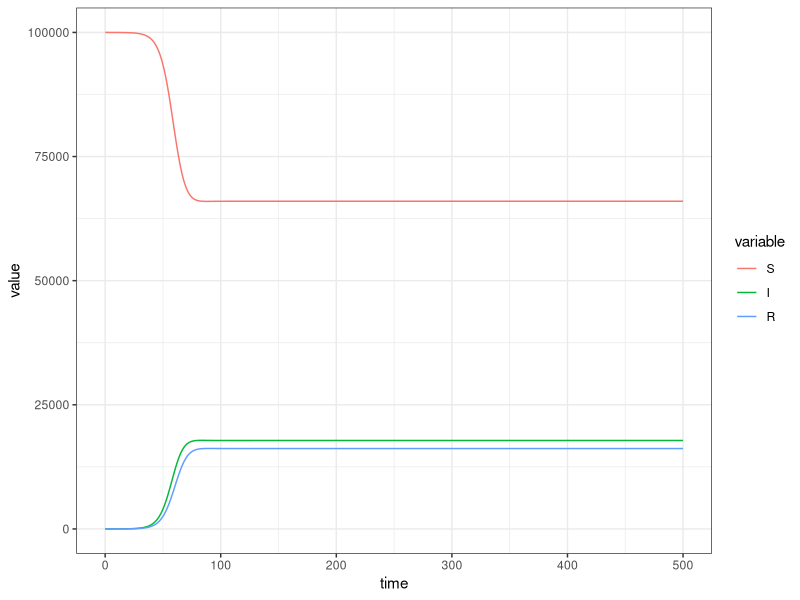
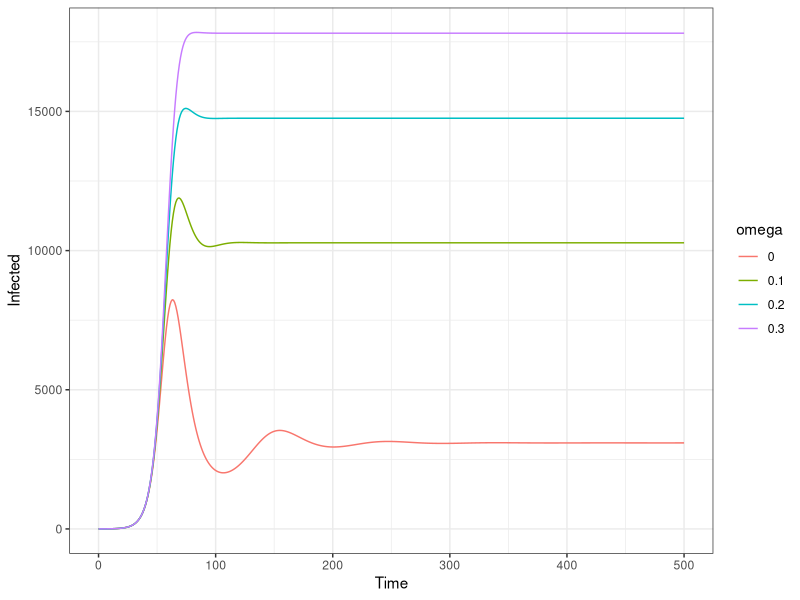
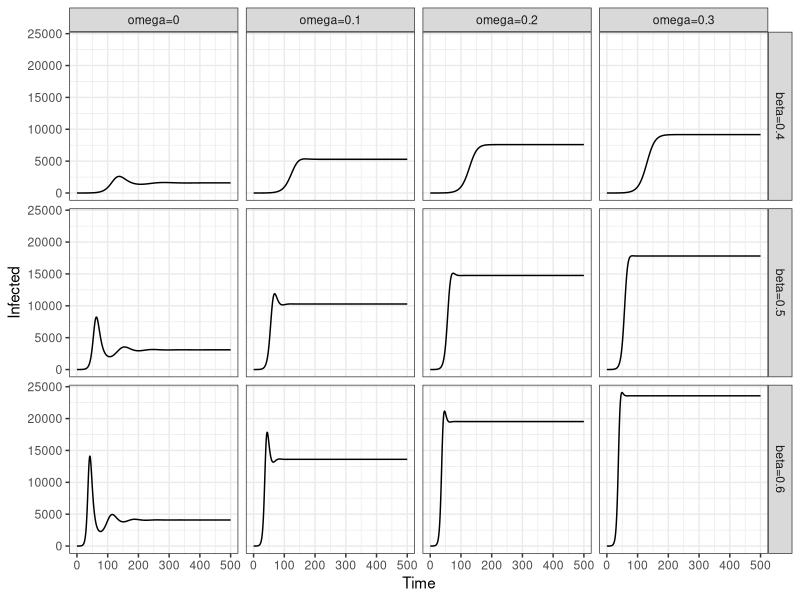

Recreate these plots in R, in order.
###############################################################################################

#SIRS model with demography (open population) - waning immunity + births and deaths

###############################################################################################
library(deSolve)
library(ggplot2)
library(reshape2)

## SIRS model (a model with waning immunity), with births and deaths ##
# Backward flow from R to S indicates those who lost infection-induced immunity over time.

#1. Define model function
OpenSIRS<-function(t, state, params) {
  with(as.list(c(state, params)),{
    N = S + I + R

    #SIR w/ demography equations from lecture
    dS <- -beta*S*I/N + birth*N - death*S + omega*R
    dI <- beta*S*I/N - death*I - gamma*I
    dR <- gamma*I - death*R - omega*R

    # return the rates of change as a list
    list(c(dS, dI, dR))
  })
}

#2. Define parameters and starting compartment sizes
# Omega is 1/duration of immunity, assuming a constant rate of waning immunity.
params <- c(beta = 0.5, #effective contact rate (aka transmission rate)
                gamma = 0.3, #recovery rate (1/duration infection)
                birth = 0.03, #birth rate (per capita)
                death = 0.03, #all-cause mortality rate
                omega = 0.3 # waning immunity
)

state <- c(S = 99999, #population of 100,000, 1 person starts of infected
           I = 1,
           R = 0
)


#3. Run SIRS model
T_end <- 500 #run model for 500 time steps (e.g. months)
times <- seq(0, T_end, by = 1) #runs the model for 500 time steps (e.g. months), and computes output at each time step
output <- ode(y = state, times = times, func = OpenSIRS, parms = params)

#Plot the number of individuals in S, I, R compartments over time
output_t <- melt(as.data.frame(output), id.vars='time')
ggplot(output_t)+
  geom_line(aes(time,value,color=variable))+
  theme_bw()

#4. One-way sensitivity analysis on the rate of waning immunity
omega_list <- seq(0,0.3,by=0.1) # a vector of omegas
osa_dt <- data.frame() # empty data to save outputs

for (this_omega in omega_list){
  # Update omega
  params['omega']= this_omega
  # Solve ODE
  this_output <- as.data.frame(ode(y = state, times=times, func=OpenSIRS, parms = params))
  # Save omega value in the outcome table
  this_output$omega = as.character(this_omega)
  # Stack the ode result
  osa_dt <- rbind(osa_dt, this_output)

}

# Plot the results with varying rate of waning immunity
# How does changing waning immunity affect the disease dynamic?
ggplot(osa_dt)+
    geom_line(aes(x=time, y=I, color=omega, group=omega))+
    ylab("Infected")+
    xlab("Time")+
    theme_bw()

#5. Two-way sensitivity analysis on omega & beta
# Effect of waning immunity on epidemic growth can depend on how fast the disease spreads (beta).
omega_list <- seq(0,0.3,by=0.1) # a vector of omegas
beta_list <- seq(0.4,0.6,by=0.1) # a vector of beta values
twsa_dt <- data.frame() # data to save the ode outcomes

for (this_beta in beta_list){
  # Update beta
  params['beta'] = this_beta
  for (this_omega in omega_list){
    # update omega
    params['omega'] = this_omega
    # Run ode solver
    this_output <- as.data.frame(ode(y = state, times=times, func=OpenSIRS, parms = params))
    # Save omega
    this_output$omega = as.character(this_omega)
    # Save beta
    this_output$beta = as.character(this_beta)
    # Stack the ode result
    twsa_dt <- rbind(twsa_dt, this_output)
  }
}

# Change the label for omega and beta
omega_lb <- sapply(omega_list,function(x) paste0("omega=",x))
omega_lb
twsa_dt$omega <- factor(twsa_dt$omega, labels = omega_lb)
beta_lb <- sapply(beta_list,function(x) paste0("beta=",x))
beta_lb
twsa_dt$beta <- factor(twsa_dt$beta, labels = beta_lb)
# Check if label is created correctly
head(twsa_dt)

# Plot the two-way sensitivity analysis result.
# Has the effect of waning immunity on epidemic changed with different betas?
ggplot(twsa_dt)+
  geom_line(aes(x=time, y=I))+
  facet_grid(beta~omega)+
  ylab("Infected")+
  xlab("Time")+
  theme_bw()
